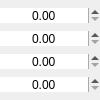
          <widget class="QWidget" name="cmyk_value" native="true">
           <property name="maximumSize">
            <size>
             <width>100</width>
             <height>16777215</height>
            </size>
           </property>
           <layout class="QVBoxLayout" name="cmyk_value_layout">
            <property name="spacing">
             <number>1</number>
            </property>
            <property name="leftMargin">
             <number>0</number>
            </property>
            <property name="topMargin">
             <number>1</number>
            </property>
            <property name="rightMargin">
             <number>0</number>
            </property>
            <property name="bottomMargin">
             <number>1</number>
            </property>
            <item>
             <widget class="QDoubleSpinBox" name="cmyk_1_value">
              <property name="sizePolicy">
               <sizepolicy hsizetype="Preferred" vsizetype="Preferred">
                <horstretch>0</horstretch>
                <verstretch>0</verstretch>
               </sizepolicy>
              </property>
              <property name="maximumSize">
               <size>
                <width>100</width>
                <height>15</height>
               </size>
              </property>
              <property name="focusPolicy">
               <enum>Qt::WheelFocus</enum>
              </property>
              <property name="frame">
               <bool>false</bool>
              </property>
              <property name="alignment">
               <set>Qt::AlignCenter</set>
              </property>
              <property name="maximum">
               <double>100.000000000000000</double>
              </property>
             </widget>
            </item>
            <item>
             <widget class="QDoubleSpinBox" name="cmyk_2_value">
              <property name="sizePolicy">
               <sizepolicy hsizetype="Preferred" vsizetype="Preferred">
                <horstretch>0</horstretch>
                <verstretch>0</verstretch>
               </sizepolicy>
              </property>
              <property name="maximumSize">
               <size>
                <width>100</width>
                <height>15</height>
               </size>
              </property>
              <property name="focusPolicy">
               <enum>Qt::WheelFocus</enum>
              </property>
              <property name="frame">
               <bool>false</bool>
              </property>
              <property name="alignment">
               <set>Qt::AlignCenter</set>
              </property>
              <property name="maximum">
               <double>100.000000000000000</double>
              </property>
             </widget>
            </item>
            <item>
             <widget class="QDoubleSpinBox" name="cmyk_3_value">
              <property name="sizePolicy">
               <sizepolicy hsizetype="Preferred" vsizetype="Preferred">
                <horstretch>0</horstretch>
                <verstretch>0</verstretch>
               </sizepolicy>
              </property>
              <property name="maximumSize">
               <size>
                <width>100</width>
                <height>15</height>
               </size>
              </property>
              <property name="focusPolicy">
               <enum>Qt::WheelFocus</enum>
              </property>
              <property name="frame">
               <bool>false</bool>
              </property>
              <property name="alignment">
               <set>Qt::AlignCenter</set>
              </property>
              <property name="maximum">
               <double>100.000000000000000</double>
              </property>
             </widget>
            </item>
            <item>
             <widget class="QDoubleSpinBox" name="cmyk_4_value">
              <property name="sizePolicy">
               <sizepolicy hsizetype="Preferred" vsizetype="Preferred">
                <horstretch>0</horstretch>
                <verstretch>0</verstretch>
               </sizepolicy>
              </property>
              <property name="maximumSize">
               <size>
                <width>100</width>
                <height>15</height>
               </size>
              </property>
              <property name="focusPolicy">
               <enum>Qt::WheelFocus</enum>
              </property>
              <property name="frame">
               <bool>false</bool>
              </property>
              <property name="alignment">
               <set>Qt::AlignCenter</set>
              </property>
              <property name="maximum">
               <double>100.000000000000000</double>
              </property>
             </widget>
            </item>
           </layout>
          </widget>
